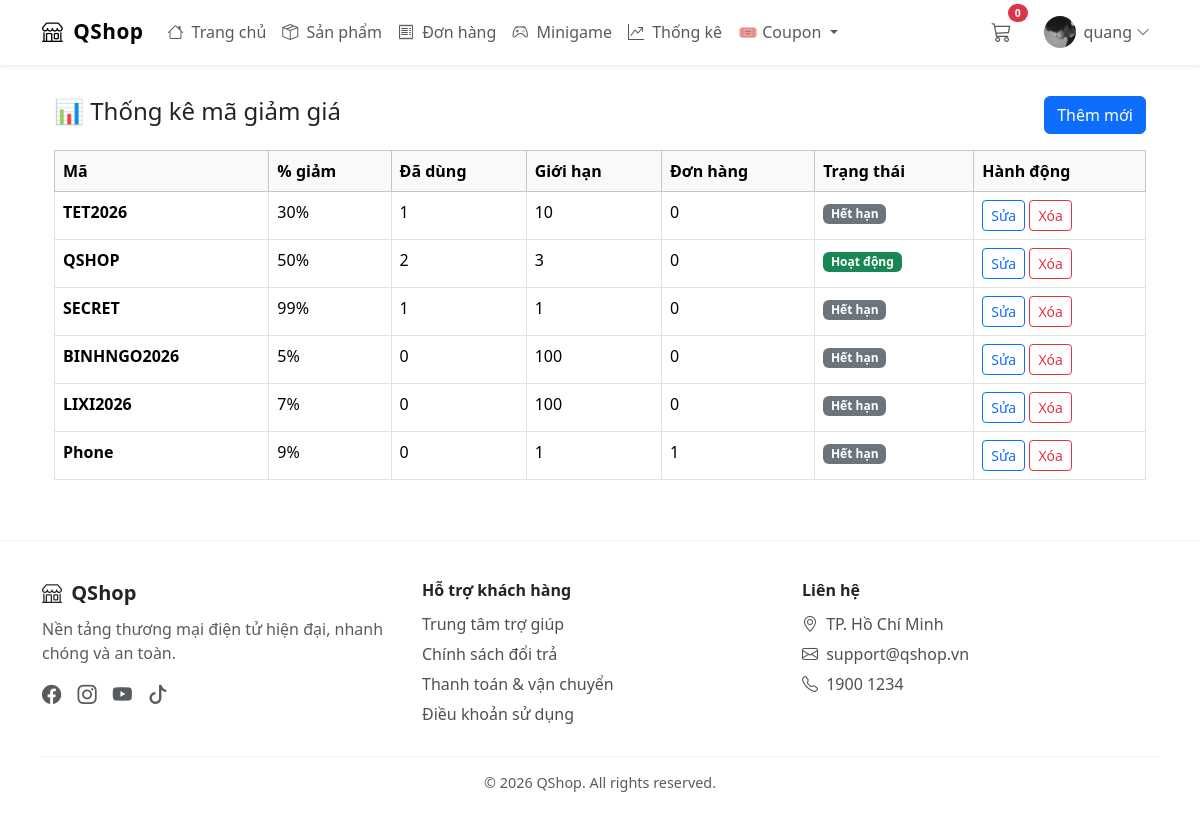
Before: /shops/coupon/stats/ (signed in) with the older database file.
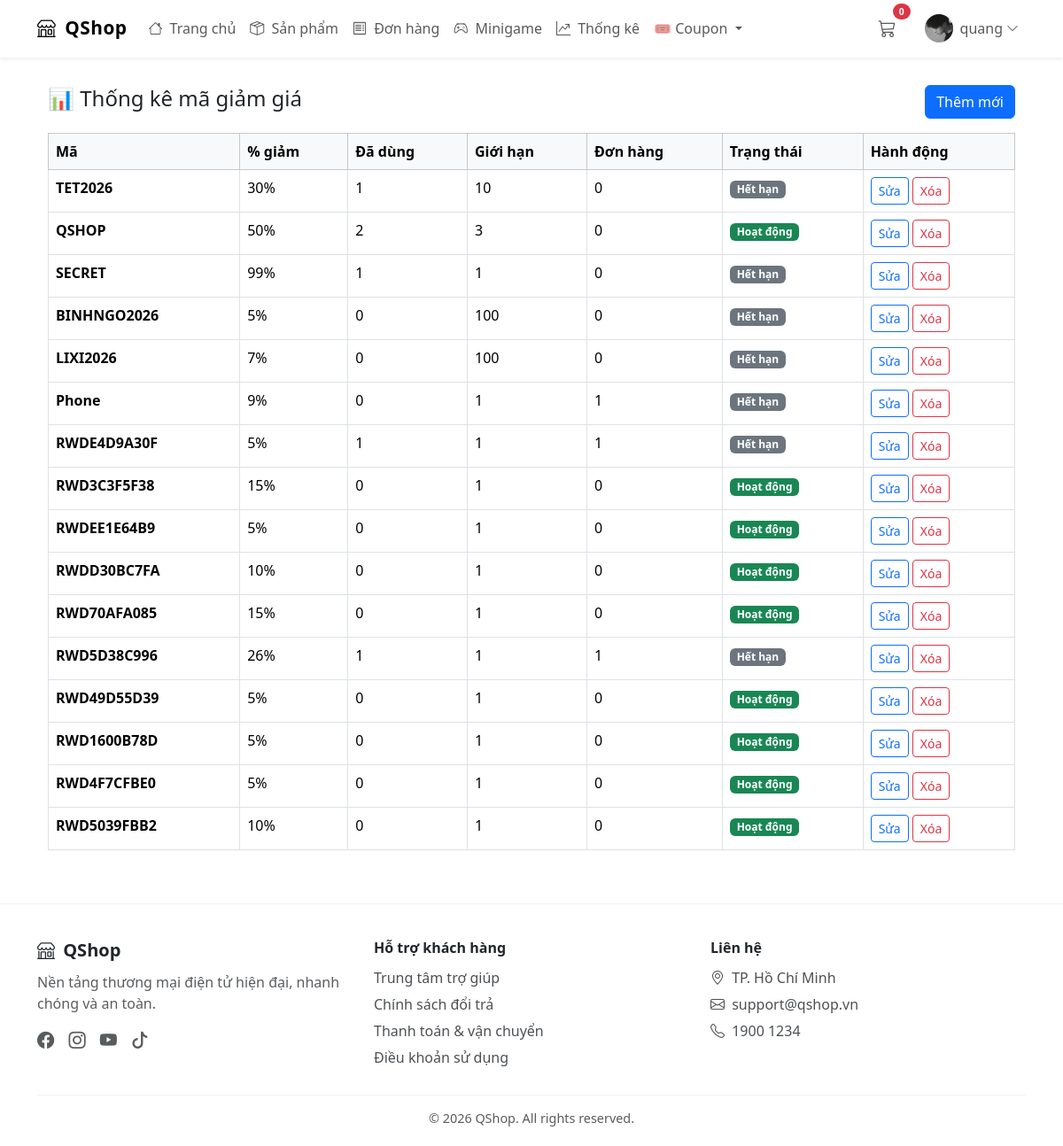
After: the same page with the newer database file.
### users/models.py (models this page shows, shortened)
class Profile(models.Model):
    user = models.OneToOneField(settings.AUTH_USER_MODEL , on_delete=models.CASCADE)
    photo = models.ImageField(upload_to='users/%Y/%m/%d/', blank=True)
    phone = models.CharField(max_length=20, blank=True)
    address = models.TextField(blank=True)
    latitude = models.FloatField(null=True, blank=True)
    longitude = models.FloatField(null=True, blank=True)
    points = models.IntegerField(default=0)
    lifetime_points = models.IntegerField(default=0)
    minigame_plays = models.IntegerField(default=0)
    RANK_NEWBIE = "Newbie"
    RANK_EXPLORER = "Explorer"
    RANK_SHOPPER = "Shopper"
    RANK_REGULAR = "Regular"
    RANK_PREMIUM = "Premium"
    RANK_GOLD = "Gold Buyer"
    RANK_PLATINUM = "Platinum Buyer"
    RANK_DIAMOND = "Diamond Buyer"
    RANK_ELITE = "Elite Buyer"
    RANK_LEGEND = "Legend Buyer"
    RANK_CHOICES = (
        (RANK_NEWBIE, "Newbie"),
        (RANK_EXPLORER, "Explorer"),
        (RANK_SHOPPER, "Shopper"),
        (RANK_REGULAR, "Regular"),
        (RANK_PREMIUM, "Premium"),
        (RANK_GOLD, "Gold Buyer"),
        (RANK_PLATINUM, "Platinum Buyer"),
        (RANK_DIAMOND, "Diamond Buyer"),
        (RANK_ELITE, "Elite Buyer"),
        (RANK_LEGEND, "Legend Buyer"),
    )
    rank = models.CharField(
        max_length=30,
        choices=RANK_CHOICES,
        default=RANK_NEWBIE
    )

### shops/models.py (models this page shows)
class Coupon(models.Model):
    owner = models.ForeignKey(
        settings.AUTH_USER_MODEL,
        on_delete=models.CASCADE,
        null=True,
        blank=True,
        related_name="owned_coupons"
    )
    code = models.CharField(max_length=50, unique=True)
    valid_from = models.DateTimeField()
    valid_to = models.DateTimeField()
    discount = models.IntegerField(
        validators=[MinValueValidator(1), MaxValueValidator(100)]
    )
    max_discount = models.IntegerField(
        default=0,
        help_text="Số tiền giảm tối đa (0 = không giới hạn)"
    )
    usage_limit = models.PositiveIntegerField(
        default=0,
        help_text="Số lượt dùng tối đa (0 = không giới hạn)"
    )
    used_count = models.PositiveIntegerField(default=0)
    active = models.BooleanField(default=True)
    categories = models.ManyToManyField(Category, blank=True, help_text="Chọn danh mục sản phẩm để áp dụng voucher (để trống nếu áp dụng cho tất cả)")
    def save(self, *args, **kwargs):
        if self.valid_to < timezone.now():
            self.active = False
        super().save(*args, **kwargs)
    @property
    def is_expired(self):
        now = timezone.now()
        if self.valid_to and self.valid_to < now:
            return True
        if self.usage_limit > 0 and self.used_count >= self.usage_limit:
            return True
        return False

### shops/views.py (the view)
# urls.py: path('coupon/stats/', views.coupon_stats, name='coupon_stats'),
@login_required
@permission_required('shops.view_coupon', raise_exception=True)
def coupon_stats(request):
    coupons = Coupon.objects.annotate(
        total_orders=Count('order'),
        total_used=Count('couponusage')
    )
    for c in coupons:
        if c.is_expired and c.active:
            c.active = False
            c.save(update_fields=["active"])
    return render(request, 'shops/coupon_stats.html', {
        'coupons': coupons
    })

### shops/context_processors.py (called while the page is built)
def cart_context(request):
    cart = request.session.get('cart', {})
    cart_items_count = len(cart)
    return {
        'cart_items_count': cart_items_count,
        'cart': cart
    }

### shops/templates/shops/coupon_stats.html
{% extends "shops/base.html" %} {% load humanize %} {% block content %}
<div class="container mt-4">
  <div class="d-flex justify-content-between align-items-center mb-3">
    <h4>📊 Thống kê mã giảm giá</h4>
    <a href="{% url 'shops:coupon_create' %}" class="btn btn-primary">Thêm mới</a>
  </div>
  <table class="table table-bordered mt-3 table-hover">
    <thead class="table-light">
      <tr>
        <th>Mã</th>
        <th>% giảm</th>
        <th>Đã dùng</th>
        <th>Giới hạn</th>
        <th>Đơn hàng</th>
        <th>Trạng thái</th>
        <th>Hành động</th>
      </tr>
    </thead>
    <tbody>
      {% for c in coupons %}
      <tr>
        <td><strong>{{ c.code }}</strong></td>
        <td>{{ c.discount }}%</td>
        <td>{{ c.total_used }}</td>
        <td>{{ c.usage_limit|default:"∞" }}</td>
        <td>{{ c.total_orders }}</td>
        <td>
          {% if c.active %}
          <span class="badge bg-success"> Hoạt động </span>
          {% else %}
          <span class="badge bg-secondary"> Hết hạn </span>
          {% endif %}
        </td>
        <td>
          <a href="{% url 'shops:coupon_edit' c.pk %}" class="btn btn-sm btn-outline-primary">Sửa</a>
          <a href="{% url 'shops:coupon_delete' c.pk %}" class="btn btn-sm btn-outline-danger">Xóa</a>
        </td>
      </tr>
      {% endfor %}
    </tbody>
  </table>
</div>
{% endblock %}

### shops/templates/shops/base.html (shortened to what this page needs)
<!doctype html>
{% load static %}
<html lang="vi">
  <head>
    <link
      href="https://cdn.jsdelivr.net/npm/bootstrap@5.3.8/dist/css/bootstrap.min.css"
      rel="stylesheet"
    />
    <link
      rel="stylesheet"
      href="https://cdn.jsdelivr.net/npm/bootstrap-icons@1.11.1/font/bootstrap-icons.css"
    />
  </head>
  <body>
    <nav class="navbar navbar-expand-lg fixed-top glass-nav shadow-sm">
      <div class="container">
        <a class="navbar-brand brand-logo" href="{% url 'shops:index' %}">
          <i class="bi bi-shop me-1"></i> QShop
        </a>
        <div class="collapse navbar-collapse" id="navbar">
          <ul class="navbar-nav me-auto">
            <li class="nav-item">
              <a class="nav-link" href="{% url 'shops:index' %}">
                <i class="bi bi-house me-1"></i> Trang chủ
              </a>
            </li>
            <li class="nav-item">
              <a class="nav-link" href="{% url 'shops:product' %}">
                <i class="bi bi-box-seam me-1"></i> Sản phẩm
              </a>
            </li>
            <li class="nav-item">
              <a class="nav-link" href="{% url 'shops:order_history' %}">
                <i class="bi bi-receipt me-1"></i> Đơn hàng
              </a>
            </li>
            <li class="nav-item">
              <a class="nav-link" href="{% url 'users:minigame' %}">
                <i class="bi bi-controller me-1"></i> Minigame
              </a>
            </li>
            {% if request.user.is_authenticated and request.user.is_staff or request.user.is_superuser %}
            <li class="nav-item">
              <a class="nav-link" href="{% url 'shops:shop_stats' %}">
                <i class="bi bi-graph-up-arrow me-1"></i> Thống kê
              </a>
            </li>
            {% endif %}
            {% if user.is_authenticated and perms.shops.view_coupon %}
            <li class="nav-item dropdown">
              <a
                class="nav-link dropdown-toggle"
                href="#"
                role="button"
                data-bs-toggle="dropdown"
              >
                🎟️ Coupon
              </a>
            </li>
            {% endif %}
          </ul>
          <ul class="navbar-nav ms-auto align-items-center">
            <li class="nav-item me-3 position-relative">
              <a class="nav-link" href="{% url 'shops:cart_detail' %}">
                <i class="bi bi-cart3 fs-5"></i>
                <span
                  id="cart-count"
                  class="badge bg-danger rounded-pill cart-badge"
                  >{{ cart_items_count }}</span
                >
              </a>
            </li>
            {% if request.user.is_authenticated %}
            <li class="nav-item dropdown">
              <a
                class="nav-link d-flex align-items-center"
                data-bs-toggle="dropdown"
                href="#"
              >
                <img
                  src="{% if request.user.profile.photo %}{{ request.user.profile.photo.url }}{% else %}https://i.pravatar.cc/150?u={{ request.user.id }}{% endif %}"
                  class="rounded-circle me-2"
                  width="32"
                  height="32"
                  style="object-fit: cover"
                />
                {{ request.user.username }}
                <i class="bi bi-chevron-down ms-1 small"></i>
              </a>
            </li>
            {% endif %}
          </ul>
        </div>
      </div>
    </nav>
    <main class="container pt-5 mt-4">
       {% block content %}{% endblock %}
    </main>
    <footer class="site-footer">
      <div class="container">
        <div class="row g-4">
          <div class="col-md-4">
            <h5 class="footer-title"><i class="bi bi-shop me-1"></i> QShop</h5>
            <p class="text-muted">
              Nền tảng thương mại điện tử hiện đại, nhanh chóng và an toàn.
            </p>
            <div class="social-icons mt-2">
              <a href="#"><i class="bi bi-facebook"></i></a>
              <a href="#"><i class="bi bi-instagram"></i></a>
              <a href="#"><i class="bi bi-youtube"></i></a>
              <a href="#"><i class="bi bi-tiktok"></i></a>
            </div>
          </div>
          <div class="col-md-4">
            <h6 class="footer-title">Hỗ trợ khách hàng</h6>
            <a href="#" class="footer-link">Trung tâm trợ giúp</a>
            <a href="#" class="footer-link">Chính sách đổi trả</a>
            <a href="#" class="footer-link">Thanh toán & vận chuyển</a>
            <a href="#" class="footer-link">Điều khoản sử dụng</a>
          </div>
          <div class="col-md-4">
            <h6 class="footer-title">Liên hệ</h6>
            <div class="footer-link">
              <i class="bi bi-geo-alt me-1"></i> TP. Hồ Chí Minh
            </div>
            <div class="footer-link">
              <i class="bi bi-envelope me-1"></i> support@qshop.vn
            </div>
            <div class="footer-link">
              <i class="bi bi-telephone me-1"></i> 1900 1234
            </div>
          </div>
        </div>
        <div class="footer-bottom text-center mt-4">
          © {{ now|default:"2026" }} QShop. All rights reserved.
        </div>
      </div>
    </footer>
  </body>
</html>

### shops/templates/shops/base.html (style rules this page uses)
.glass-nav { background: rgba(255, 255, 255, 0.7) !important; backdrop-filter: blur(12px); border-bottom: 1px solid rgba(255, 255, 255, 0.3); }
.brand-logo { font-weight: bold; font-size: 1.3rem; letter-spacing: 0.5px; }
.cart-badge { position: absolute; top: -5px; right: -8px; font-size: 0.65rem; }
.site-footer { background: rgba(255, 255, 255, 0.85); backdrop-filter: blur(10px); border-top: 1px solid rgba(0, 0, 0, 0.05); margin-top: 60px; padding: 40px 0 20px; }
.footer-title { font-weight: 600; margin-bottom: 12px; }
.footer-link { display: block; color: inherit; text-decoration: none; margin-bottom: 6px; opacity: 0.8; }
.footer-bottom { border-top: 1px solid rgba(0, 0, 0, 0.08); margin-top: 20px; padding-top: 15px; font-size: 0.9rem; opacity: 0.75; }
.social-icons a { color: inherit; font-size: 1.2rem; margin-right: 12px; opacity: 0.75; }

Changed rows visible on the page:
added Coupon: code "RWDE4D9A30F", discount "5", total_used "1", usage_limit "1", total_orders "1", active "Hết hạn"
added Coupon: code "RWD3C3F5F38", discount "15", total_used "0", usage_limit "1", total_orders "0", active "Hoạt động"
added Coupon: code "RWDEE1E64B9", discount "5", total_used "0", usage_limit "1", total_orders "0", active "Hoạt động"
added Coupon: code "RWDD30BC7FA", discount "10", total_used "0", usage_limit "1", total_orders "0", active "Hoạt động"
added Coupon: code "RWD70AFA085", discount "15", total_used "0", usage_limit "1", total_orders "0", active "Hoạt động"
added Coupon: code "RWD5D38C996", discount "26", total_used "1", usage_limit "1", total_orders "1", active "Hết hạn"
added Coupon: code "RWD49D55D39", discount "5", total_used "0", usage_limit "1", total_orders "0", active "Hoạt động"
added Coupon: code "RWD1600B78D", discount "5", total_used "0", usage_limit "1", total_orders "0", active "Hoạt động"
added Coupon: code "RWD4F7CFBE0", discount "5", total_used "0", usage_limit "1", total_orders "0", active "Hoạt động"
added Coupon: code "RWD5039FBB2", discount "10", total_used "0", usage_limit "1", total_orders "0", active "Hoạt động"
